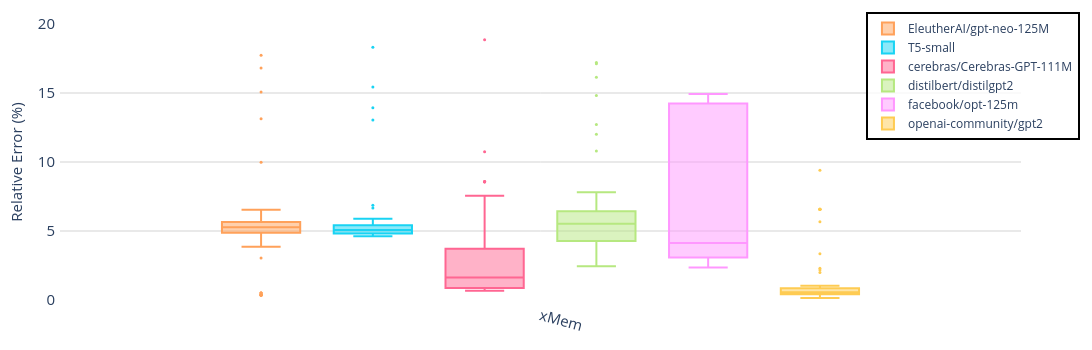

Notebook code cell kept with this figure:
### Code cell
fig = e_plot.llm_plot_relative_error_in_box_diagram_with_verification_data(
    title="Evaluation-Relative Error Experiments Result across Estimators-SGD",
    data_dir=project_base,
    overall_median=False,
    image_size=(2000, 400),
    font_size=20,
    legend_font_size=18,
    tickfont_size=22,
    view_mode = True,
    yrange=(0, 20),
)
fig.show()

### Figure 1 — Plotly figure (JSON) as saved in the notebook; plotly's stock layout.template omitted (floating-point values rounded to 4 significant figures)
{"data": [{"alignmentgroup": "True", "hovertemplate": "Model=EleutherAI/gpt-neo-125M<br>Estimator=%{x}<br>Error=%{y}<extra></extra>", "legendgroup": "EleutherAI/gpt-neo-125M", "marker": {"color": "#FFA15A", "size": 3}, "name": "EleutherAI/gpt-neo-125M", "notched": false, "offsetgroup": "EleutherAI/gpt-neo-125M", "orientation": "v", "showlegend": true, "x": ["xMem", "xMem", "xMem", "xMem", "xMem", "xMem", "xMem", "xMem", "xMem", "xMem", "xMem", "xMem", "xMem", "xMem", "xMem", "xMem", "xMem", "xMem", "xMem", "xMem", "xMem", "xMem", "xMem", "xMem", "xMem", "xMem", "xMem", "xMem", "xMem", "xMem", "xMem", "xMem", "xMem", "xMem", "xMem", "xMem", "xMem", "xMem", "xMem", "xMem", "xMem", "xMem", "xMem", "xMem", "xMem", "xMem", "xMem", "xMem", "xMem", "xMem", "xMem", "xMem", "xMem", "xMem", "xMem", "xMem", "xMem", "xMem", "xMem", "xMem", "xMem", "xMem", "xMem", "xMem", "xMem", "xMem", "xMem", "xMem", "xMem", "xMem", "xMem", "xMem", "xMem", "xMem", "xMem", "xMem", "xMem", "xMem", "xMem", "xMem"], "x0": " ", "xaxis": "x", "y": [4.543, 3.853, 4.184, 0.4984, 0.4984, 0.3577, 0.3577, 0.3577, 0.3577, 0.3577, 5.527, 5.527, 5.527, 5.527, 5.527, 5.28, 5.28, 5.28, 5.28, 5.28, 4.878, 4.878, 4.878, 4.878, 4.878, null, null, null, null, null, null, null, null, null, null, 0.4984, 0.4984, 9.977, 3.036, 16.81, 5.023, 5.379, 13.14, 5.023, 15.07, 0.3577, 17.74, 5.615, 0.3577, 5.776, 6.543, 6.543, 6.543, 6.543, 6.543, 6.543, 6.543, 6.543, 6.543, 6.543, 5.301, 5.301, 5.301, 5.301, 5.301, 4.907, 4.907, 4.907, 4.907, 4.907, 4.979, 4.979, 4.979, 4.979, 4.979, null, null, null, null, null], "y0": " ", "yaxis": "y", "type": "box"}, {"alignmentgroup": "True", "hovertemplate": "Model=T5-small<br>Estimator=%{x}<br>Error=%{y}<extra></extra>", "legendgroup": "T5-small", "marker": {"color": "#19d3f3", "size": 3}, "name": "T5-small", "notched": false, "offsetgroup": "T5-small", "orientation": "v", "showlegend": true, "x": ["xMem", "xMem", "xMem", "xMem", "xMem", "xMem", "xMem", "xMem", "xMem", "xMem", "xMem", "xMem", "xMem", "xMem", "xMem", "xMem", "xMem", "xMem", "xMem", "xMem", "xMem", "xMem", "xMem", "xMem", "xMem", "xMem", "xMem", "xMem", "xMem", "xMem", "xMem", "xMem", "xMem", "xMem", "xMem", "xMem", "xMem", "xMem", "xMem", "xMem", "xMem", "xMem", "xMem", "xMem", "xMem", "xMem", "xMem", "xMem", "xMem", "xMem", "xMem", "xMem", "xMem", "xMem", "xMem", "xMem", "xMem", "xMem", "xMem", "xMem", "xMem", "xMem", "xMem", "xMem", "xMem", "xMem", "xMem", "xMem", "xMem", "xMem", "xMem", "xMem", "xMem", "xMem", "xMem", "xMem", "xMem", "xMem", "xMem", "xMem"], "x0": " ", "xaxis": "x", "y": [4.614, 6.659, 18.32, 6.869, 15.44, 5.065, 5.065, 5.065, 5.065, 5.065, 5.891, 5.891, 5.891, 5.891, 5.891, 4.714, 4.714, 4.714, 4.714, 4.714, 5.408, 5.408, 5.408, 5.408, 5.408, 4.817, 4.817, 4.817, 4.817, 4.817, 5.495, 5.495, 5.495, 5.495, 5.495, 4.614, 13.04, 13.94, 4.614, 4.614, 5.236, 5.834, 5.236, 5.236, 5.236, 5.065, 5.065, 5.065, 5.118, 5.065, 4.86, 4.86, 4.86, 4.86, 4.86, 4.86, 4.86, 4.86, 4.86, 4.86, 4.83, 4.83, 4.83, 4.83, 4.83, 4.714, 4.714, 4.714, 4.714, 4.714, 5.368, 5.368, 5.368, 5.368, 5.368, 4.754, 4.754, 4.754, 4.754, 4.754], "y0": " ", "yaxis": "y", "type": "box"}, {"alignmentgroup": "True", "hovertemplate": "Model=cerebras/Cerebras-GPT-111M<br>Estimator=%{x}<br>Error=%{y}<extra></extra>", "legendgroup": "cerebras/Cerebras-GPT-111M", "marker": {"color": "#FF6692", "size": 3}, "name": "cerebras/Cerebras-GPT-111M", "notched": false, "offsetgroup": "cerebras/Cerebras-GPT-111M", "orientation": "v", "showlegend": true, "x": ["xMem", "xMem", "xMem", "xMem", "xMem", "xMem", "xMem", "xMem", "xMem", "xMem", "xMem", "xMem", "xMem", "xMem", "xMem", "xMem", "xMem", "xMem", "xMem", "xMem", "xMem", "xMem", "xMem", "xMem", "xMem", "xMem", "xMem", "xMem", "xMem", "xMem", "xMem", "xMem", "xMem", "xMem", "xMem", "xMem", "xMem", "xMem", "xMem", "xMem", "xMem", "xMem", "xMem", "xMem", "xMem", "xMem", "xMem", "xMem", "xMem", "xMem", "xMem", "xMem", "xMem", "xMem", "xMem", "xMem", "xMem", "xMem", "xMem", "xMem", "xMem", "xMem", "xMem", "xMem", "xMem", "xMem", "xMem", "xMem", "xMem", "xMem", "xMem", "xMem", "xMem", "xMem", "xMem", "xMem", "xMem", "xMem", "xMem", "xMem"], "x0": " ", "xaxis": "x", "y": [3.615, 18.86, 3.618, 3.549, 3.615, 2.397, 2.397, 2.622, 10.74, 2.397, 8.568, 8.568, 8.568, 8.568, 8.568, 0.9825, 0.9825, 0.9825, 0.9825, 0.9825, 0.9471, 0.9471, 0.9471, 0.9471, 0.9471, 0.7826, 0.7826, 0.7826, 0.7826, 0.7826, 0.6675, 0.6675, 0.6675, 0.6675, 0.6675, 7.562, 3.549, 3.943, 3.549, 2.215, 4.511, 4.511, 4.511, 4.511, 4.511, 2.397, 2.397, 2.397, 2.397, 2.397, 3.715, 3.715, 3.715, 3.715, 3.715, 3.715, 3.715, 3.715, 3.715, 3.715, 1.053, 1.053, 1.053, 1.053, 1.053, 0.8709, 0.8709, 0.8709, 0.8709, 0.8709, 0.8563, 0.8563, 0.8563, 0.8563, 0.8563, 0.7214, 0.7214, 0.7214, 0.7214, 0.7214], "y0": " ", "yaxis": "y", "type": "box"}, {"alignmentgroup": "True", "hovertemplate": "Model=distilbert/distilgpt2<br>Estimator=%{x}<br>Error=%{y}<extra></extra>", "legendgroup": "distilbert/distilgpt2", "marker": {"color": "#B6E880", "size": 3}, "name": "distilbert/distilgpt2", "notched": false, "offsetgroup": "distilbert/distilgpt2", "orientation": "v", "showlegend": true, "x": ["xMem", "xMem", "xMem", "xMem", "xMem", "xMem", "xMem", "xMem", "xMem", "xMem", "xMem", "xMem", "xMem", "xMem", "xMem", "xMem", "xMem", "xMem", "xMem", "xMem", "xMem", "xMem", "xMem", "xMem", "xMem", "xMem", "xMem", "xMem", "xMem", "xMem", "xMem", "xMem", "xMem", "xMem", "xMem", "xMem", "xMem", "xMem", "xMem", "xMem", "xMem", "xMem", "xMem", "xMem", "xMem", "xMem", "xMem", "xMem", "xMem", "xMem", "xMem", "xMem", "xMem", "xMem", "xMem", "xMem", "xMem", "xMem", "xMem", "xMem", "xMem", "xMem", "xMem", "xMem", "xMem", "xMem", "xMem", "xMem", "xMem", "xMem", "xMem", "xMem", "xMem", "xMem", "xMem", "xMem", "xMem", "xMem", "xMem", "xMem"], "x0": " ", "xaxis": "x", "y": [12.71, 17.11, 14.82, 12.02, 5.359, 4.274, 4.274, 4.274, 4.274, 4.274, 5.185, 5.185, 5.185, 4.611, 5.185, 5.637, 5.637, 5.637, 5.637, 5.637, 6.219, 6.219, 6.219, 6.219, 6.219, 6.329, 6.329, 6.329, 6.329, 6.329, 6.604, 6.604, 6.604, 6.604, 6.604, 10.79, 2.439, 2.439, 17.2, 16.14, 3.765, 7.815, 7.815, 4.648, 23.58, 4.274, 4.274, 4.274, 4.274, 4.274, 4.211, 4.211, 4.211, 4.211, 4.211, 4.211, 4.211, 4.211, 4.211, 4.211, 5.42, 5.42, 5.42, 5.42, 5.42, 4.945, 4.945, 4.945, 4.945, 4.945, 6.379, 6.379, 6.379, 6.379, 6.379, 6.484, 6.484, 6.484, 6.484, 6.484], "y0": " ", "yaxis": "y", "type": "box"}, {"alignmentgroup": "True", "hovertemplate": "Model=facebook/opt-125m<br>Estimator=%{x}<br>Error=%{y}<extra></extra>", "legendgroup": "facebook/opt-125m", "marker": {"color": "#FF97FF", "size": 3}, "name": "facebook/opt-125m", "notched": false, "offsetgroup": "facebook/opt-125m", "orientation": "v", "showlegend": true, "x": ["xMem", "xMem", "xMem", "xMem", "xMem", "xMem", "xMem", "xMem", "xMem", "xMem", "xMem", "xMem", "xMem", "xMem", "xMem", "xMem", "xMem", "xMem", "xMem", "xMem", "xMem", "xMem", "xMem", "xMem", "xMem", "xMem", "xMem", "xMem", "xMem", "xMem", "xMem", "xMem", "xMem", "xMem", "xMem", "xMem", "xMem", "xMem", "xMem", "xMem", "xMem", "xMem", "xMem", "xMem", "xMem", "xMem", "xMem", "xMem", "xMem", "xMem", "xMem", "xMem", "xMem", "xMem", "xMem", "xMem", "xMem", "xMem", "xMem", "xMem", "xMem", "xMem", "xMem", "xMem", "xMem", "xMem", "xMem", "xMem", "xMem", "xMem", "xMem", "xMem", "xMem", "xMem", "xMem", "xMem", "xMem", "xMem", "xMem", "xMem"], "x0": " ", "xaxis": "x", "y": [11.96, 8.961, 2.347, 12.62, 4.478, 2.957, 8.289, 2.957, 2.957, 2.957, 3.398, 3.398, 3.398, 3.398, 3.398, 3.084, 3.084, 3.084, 3.084, 3.084, 14.31, 14.31, 14.31, 14.31, 14.31, 14.25, 14.25, 14.25, 14.25, 14.25, 3.39, 3.39, 3.39, 3.39, 3.39, 6.429, 4.416, 9.103, 9.221, 9.69, 14.92, 2.505, 2.505, 2.505, 2.505, 2.957, 2.957, 2.957, 2.957, 2.957, 4.135, 4.135, 4.135, 4.135, 4.135, 4.135, 4.135, 4.135, 4.135, 4.135, 3.145, 3.145, 3.145, 3.145, 3.145, 3.007, 3.007, 3.007, 3.007, 3.007, 14.24, 14.24, 14.24, 14.24, 14.24, 14.27, 14.27, 14.27, 14.27, 14.27], "y0": " ", "yaxis": "y", "type": "box"}, {"alignmentgroup": "True", "hovertemplate": "Model=openai-community/gpt2<br>Estimator=%{x}<br>Error=%{y}<extra></extra>", "legendgroup": "openai-community/gpt2", "marker": {"color": "#FECB52", "size": 3}, "name": "openai-community/gpt2", "notched": false, "offsetgroup": "openai-community/gpt2", "orientation": "v", "showlegend": true, "x": ["xMem", "xMem", "xMem", "xMem", "xMem", "xMem", "xMem", "xMem", "xMem", "xMem", "xMem", "xMem", "xMem", "xMem", "xMem", "xMem", "xMem", "xMem", "xMem", "xMem", "xMem", "xMem", "xMem", "xMem", "xMem", "xMem", "xMem", "xMem", "xMem", "xMem", "xMem", "xMem", "xMem", "xMem", "xMem", "xMem", "xMem", "xMem", "xMem", "xMem", "xMem", "xMem", "xMem", "xMem", "xMem", "xMem", "xMem", "xMem", "xMem", "xMem", "xMem", "xMem", "xMem", "xMem", "xMem", "xMem", "xMem", "xMem", "xMem", "xMem", "xMem", "xMem", "xMem", "xMem", "xMem", "xMem", "xMem", "xMem", "xMem", "xMem", "xMem", "xMem", "xMem", "xMem", "xMem", "xMem", "xMem", "xMem"], "x0": " ", "xaxis": "x", "y": [0.3606, 2.175, 5.663, 0.1364, 0.1364, 0.1364, 0.1364, 0.1364, 0.2565, 0.2565, 0.2565, 0.2565, 0.2565, 6.575, 6.575, 6.575, 6.575, 6.575, 0.5643, 0.5643, 0.5643, 0.5643, 0.5643, null, null, null, null, null, null, null, null, null, null, 2.302, 1.02, 9.396, 3.36, 1.991, 0.8515, 0.8515, 0.8515, 1.039, 0.8515, 0.1364, 0.1364, 0.1364, 0.1364, 0.1364, 0.564, 0.564, 0.564, 0.564, 0.564, 0.564, 0.564, 0.564, 0.564, 0.564, 0.5512, 0.5512, 0.5512, 0.5512, 0.5512, 0.6503, 0.6503, 0.6503, 0.6503, 0.6503, 0.7056, 0.7056, 0.7056, 0.7056, 0.7056, null, null, null, null, null], "y0": " ", "yaxis": "y", "type": "box"}], "layout": {"xaxis": {"anchor": "y", "domain": [0.0, 1.0], "title": {"font": {"size": 15}}, "tickangle": 15, "tickfont": {"size": 15}, "showgrid": false}, "yaxis": {"anchor": "x", "domain": [0.0, 1.0], "title": {"text": "Relative Error (%)", "font": {"size": 15}}, "tickfont": {"size": 15}, "showgrid": true, "gridcolor": "LightGray", "zeroline": false, "range": [0, 20]}, "legend": {"title": {}, "tracegroupgap": 0, "font": {"size": 12}, "orientation": "v", "yanchor": "bottom", "y": 0.58, "xanchor": "center", "x": 0.95, "bgcolor": "rgba(255,255,255,0.8)", "bordercolor": "Black", "borderwidth": 2}, "margin": {"t": 20, "l": 60, "r": 20, "b": 50, "pad": 4}, "boxmode": "group", "font": {"size": 15}, "title": {"x": 0.5}, "plot_bgcolor": "white", "width": 1200, "height": 350}}
